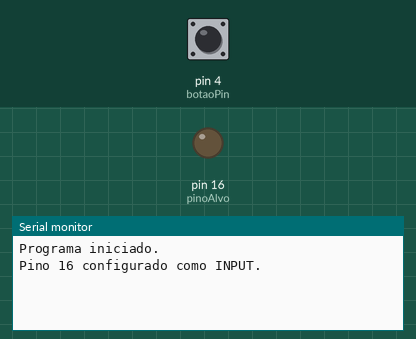
This sketch was run on a simulated Arduino Uno, built with avr-gcc and run on an emulated ATmega328P. Parts: output pins drawn as LEDs (lit = HIGH), the last lines printed to the serial monitor. The inputs (shaded band) are chosen by the test bench; at power-on: pin 4 (botaoPin) HIGH.

Above: at 1.2 s.
1.3 s: pin 4 (botaoPin) pulled LOW for 0.15 s
At 1.9 s:
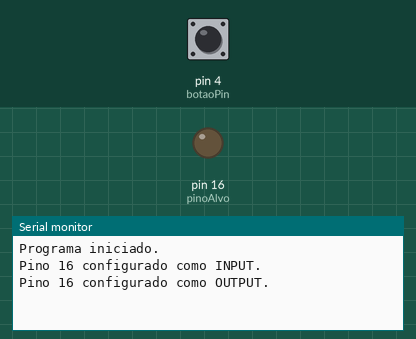
2.9 s: pin 4 (botaoPin) pulled LOW for 1 s
At 4.3 s:
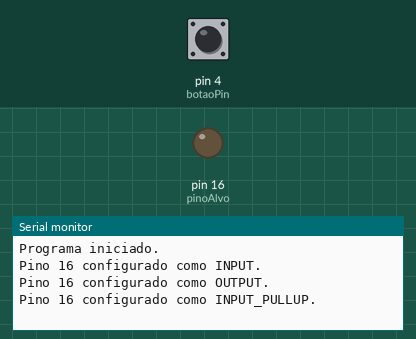

Measured:
- after the input at 1.3 s, the serial monitor: prints a new line after 0.05 s (image 1)
- after the input at 2.9 s, the serial monitor: prints a new line after 0.05 s (image 2)

The sketch:

alterar_estado_pin.ino
```cpp
// Pinos que serão utilizados
const int botaoPin = 4;     // Pino do botão
const int pinoAlvo = 16;    // Pino alvo que será reconfigurado

// Variável para armazenar o estado atual do pino alvo (0 = INPUT, 1 = OUTPUT, 2 = PULLUP)
int estadoPino = 0;

void setup() {
  // Inicia a comunicação serial para debug
  Serial.begin(115200);
  Serial.println("Programa iniciado.");

  // Configura o pino do botão como entrada e ativa o resistor de pull-up interno
  pinMode(botaoPin, INPUT_PULLUP);

  // Configura o pino alvo inicialmente como INPUT
  pinMode(pinoAlvo, INPUT);
  Serial.println("Pino 16 configurado como INPUT.");
}

void loop() {
  // Lê o estado do botão. O INPUT_PULLUP faz com que o estado seja LOW (0) quando pressionado.
  if (digitalRead(botaoPin) == LOW) {
    // Adiciona um pequeno delay para debounce (anti-ruído)
    delay(50);

    // Verifica novamente o estado para garantir que não foi um ruído
    if (digitalRead(botaoPin) == LOW) {

      // Incrementa o estado para o próximo modo
      estadoPino++;

      // Reseta para o início se o estado for maior que 2
      if (estadoPino > 2) {
        estadoPino = 0;
      }

      // Configura o pino 16 com base no novo estado
      switch (estadoPino) {
        case 0:
          pinMode(pinoAlvo, INPUT);
          Serial.println("Pino 16 configurado como INPUT.");
          break;
        case 1:
          pinMode(pinoAlvo, OUTPUT);
          Serial.println("Pino 16 configurado como OUTPUT.");
          break;
        case 2:
          pinMode(pinoAlvo, INPUT_PULLUP);
          Serial.println("Pino 16 configurado como INPUT_PULLUP.");
          break;
      }

      // Espera até que o botão seja solto para evitar múltiplas execuções
      while (digitalRead(botaoPin) == LOW);
    }
  }
}
```
